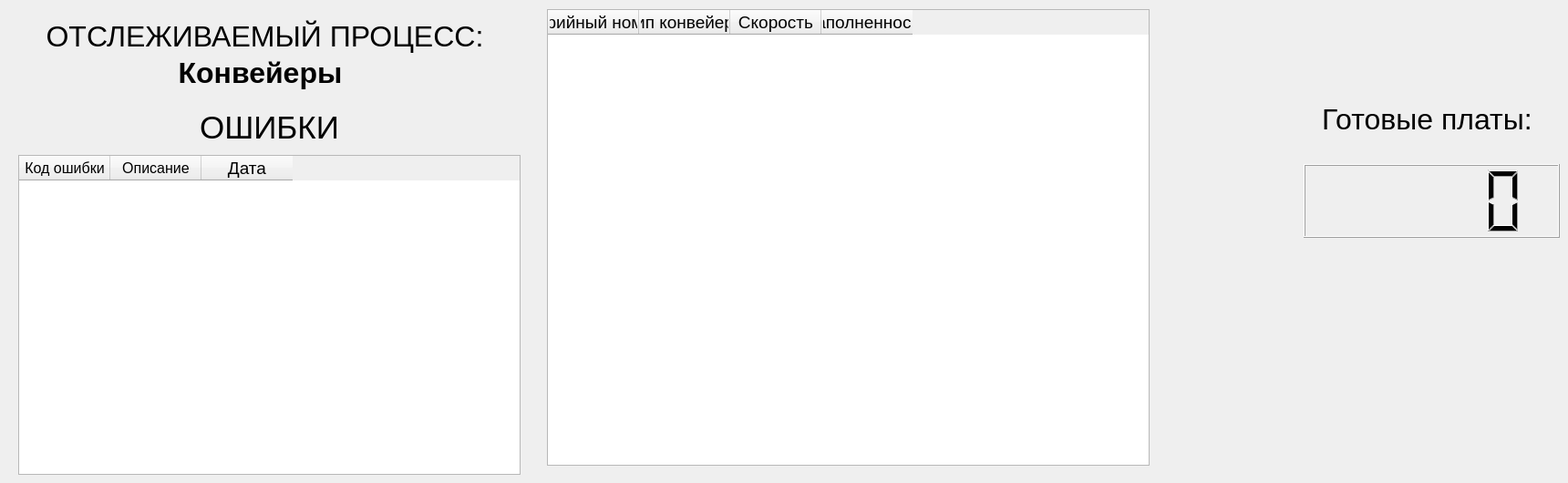
    <widget class="QWidget" name="page_conveys">
     <widget class="QLabel" name="label_conv_process">
      <property name="geometry">
       <rect>
        <x>30</x>
        <y>10</y>
        <width>521</width>
        <height>61</height>
       </rect>
      </property>
      <property name="font">
       <font>
        <family>Segoe UI</family>
        <pointsize>28</pointsize>
       </font>
      </property>
      <property name="text">
       <string>&lt;html&gt;&lt;head/&gt;&lt;body&gt;&lt;p&gt;&lt;span style=&quot; font-size:24pt;&quot;&gt;ОТСЛЕЖИВАЕМЫЙ ПРОЦЕСС:&lt;/span&gt;&lt;/p&gt;&lt;/body&gt;&lt;/html&gt;</string>
      </property>
      <property name="alignment">
       <set>Qt::AlignCenter</set>
      </property>
     </widget>
     <widget class="QLabel" name="label_conv_err">
      <property name="geometry">
       <rect>
        <x>20</x>
        <y>110</y>
        <width>551</width>
        <height>61</height>
       </rect>
      </property>
      <property name="font">
       <font>
        <family>Segoe UI</family>
        <pointsize>28</pointsize>
       </font>
      </property>
      <property name="text">
       <string>&lt;html&gt;&lt;head/&gt;&lt;body&gt;&lt;p&gt;&lt;span style=&quot; font-size:26pt;&quot;&gt;ОШИБКИ&lt;/span&gt;&lt;/p&gt;&lt;/body&gt;&lt;/html&gt;</string>
      </property>
      <property name="alignment">
       <set>Qt::AlignCenter</set>
      </property>
     </widget>
     <widget class="QLabel" name="label_conv_curr_process">
      <property name="geometry">
       <rect>
        <x>20</x>
        <y>60</y>
        <width>531</width>
        <height>41</height>
       </rect>
      </property>
      <property name="font">
       <font>
        <family>Segoe UI</family>
        <pointsize>20</pointsize>
       </font>
      </property>
      <property name="layoutDirection">
       <enum>Qt::LeftToRight</enum>
      </property>
      <property name="text">
       <string>&lt;html&gt;&lt;head/&gt;&lt;body&gt;&lt;p&gt;&lt;span style=&quot; font-size:24pt; font-weight:600;&quot;&gt;Конвейеры&lt;/span&gt;&lt;/p&gt;&lt;/body&gt;&lt;/html&gt;</string>
      </property>
      <property name="alignment">
       <set>Qt::AlignCenter</set>
      </property>
      <property name="wordWrap">
       <bool>false</bool>
      </property>
     </widget>
     <widget class="QTableWidget" name="table_conv_err">
      <property name="geometry">
       <rect>
        <x>20</x>
        <y>170</y>
        <width>551</width>
        <height>351</height>
       </rect>
      </property>
      <property name="font">
       <font>
        <pointsize>14</pointsize>
       </font>
      </property>
      <property name="accessibleDescription">
       <string/>
      </property>
      <property name="layoutDirection">
       <enum>Qt::LeftToRight</enum>
      </property>
      <property name="autoFillBackground">
       <bool>false</bool>
      </property>
      <property name="styleSheet">
       <string notr="true"/>
      </property>
      <column>
       <property name="text">
        <string>Код ошибки</string>
       </property>
       <property name="font">
        <font>
         <pointsize>12</pointsize>
        </font>
       </property>
       <property name="textAlignment">
        <set>AlignCenter</set>
       </property>
      </column>
      <column>
       <property name="text">
        <string>Описание</string>
       </property>
       <property name="font">
        <font>
         <pointsize>12</pointsize>
        </font>
       </property>
       <property name="textAlignment">
        <set>AlignCenter</set>
       </property>
      </column>
      <column>
       <property name="text">
        <string>Дата</string>
       </property>
      </column>
     </widget>
     <widget class="QTableWidget" name="table_conv">
      <property name="geometry">
       <rect>
        <x>600</x>
        <y>10</y>
        <width>661</width>
        <height>501</height>
       </rect>
      </property>
      <property name="font">
       <font>
        <pointsize>14</pointsize>
       </font>
      </property>
      <column>
       <property name="text">
        <string>Серийный номер</string>
       </property>
       <property name="font">
        <font>
         <pointsize>14</pointsize>
        </font>
       </property>
       <property name="textAlignment">
        <set>AlignCenter</set>
       </property>
      </column>
      <column>
       <property name="text">
        <string>Тип конвейера</string>
       </property>
       <property name="font">
        <font>
         <pointsize>14</pointsize>
        </font>
       </property>
       <property name="textAlignment">
        <set>AlignCenter</set>
       </property>
      </column>
      <column>
       <property name="text">
        <string>Скорость</string>
       </property>
       <property name="font">
        <font>
         <pointsize>14</pointsize>
        </font>
       </property>
       <property name="textAlignment">
        <set>AlignCenter</set>
       </property>
      </column>
      <column>
       <property name="text">
        <string>Заполненность</string>
       </property>
      </column>
     </widget>
     <widget class="QLabel" name="label">
      <property name="geometry">
       <rect>
        <x>1450</x>
        <y>100</y>
        <width>231</width>
        <height>61</height>
       </rect>
      </property>
      <property name="font">
       <font>
        <pointsize>24</pointsize>
       </font>
      </property>
      <property name="text">
       <string>Готовые платы:</string>
      </property>
     </widget>
     <widget class="QLCDNumber" name="lcdNumber">
      <property name="geometry">
       <rect>
        <x>1430</x>
        <y>180</y>
        <width>281</width>
        <height>81</height>
       </rect>
      </property>
     </widget>
    </widget>
